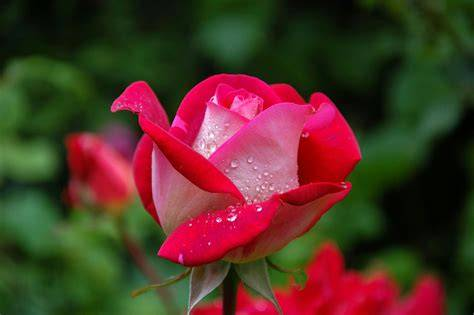
#> input picture LAB_EXPERIMENTS/image.jpg, 474 x 315 px
$ python experiment3.py
#> lines starting #> are read from the running program, lines starting #| are printed output that depends on the picture; after the words box and inside, x2 and y2 are one past the last pixel; in counts of white or black regions, pixels touching at a corner belong together
import cv2
import matplotlib.pyplot as plt

# Read the image
image = cv2.imread("image.jpg")
#> image is the input picture: shape (315, 474, 3); mean B, G, R 38.4, 51.4, 81.6

# Convert the image to grayscale
gray_image = cv2.cvtColor(image, cv2.COLOR_BGR2GRAY)
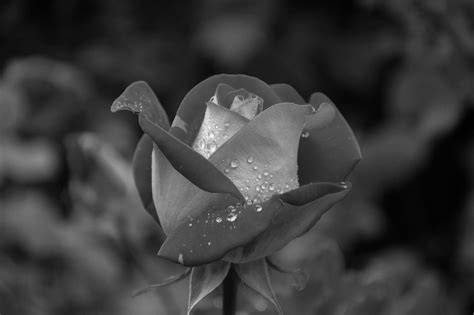
#> gray_image: shape (315, 474); min 0, max 251, mean 59

# Detect edges using Canny function
canny_image = cv2.Canny(gray_image, 100, 200)
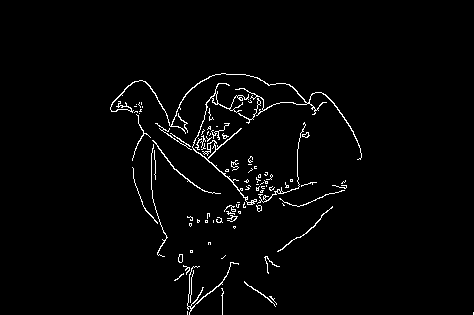
#> canny_image: shape (315, 474); 2.2% white in thin lines or dots, all inside (x1, y1, x2, y2) = (110, 73, 474, 315)

# Display original image
plt.subplot(1, 2, 1)
plt.imshow(cv2.cvtColor(image, cv2.COLOR_BGR2RGB))
plt.title("Original Image")
plt.axis("off")

# Display Canny edge image
plt.subplot(1, 2, 2)
plt.imshow(canny_image, cmap="gray")
plt.title("Canny Edge Image")
plt.axis("off")

plt.show()
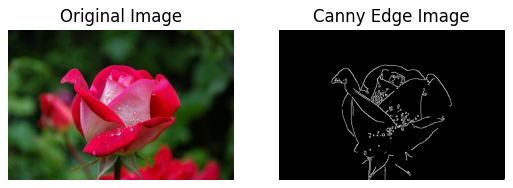
#> figure drawn by matplotlib, 2 panels
